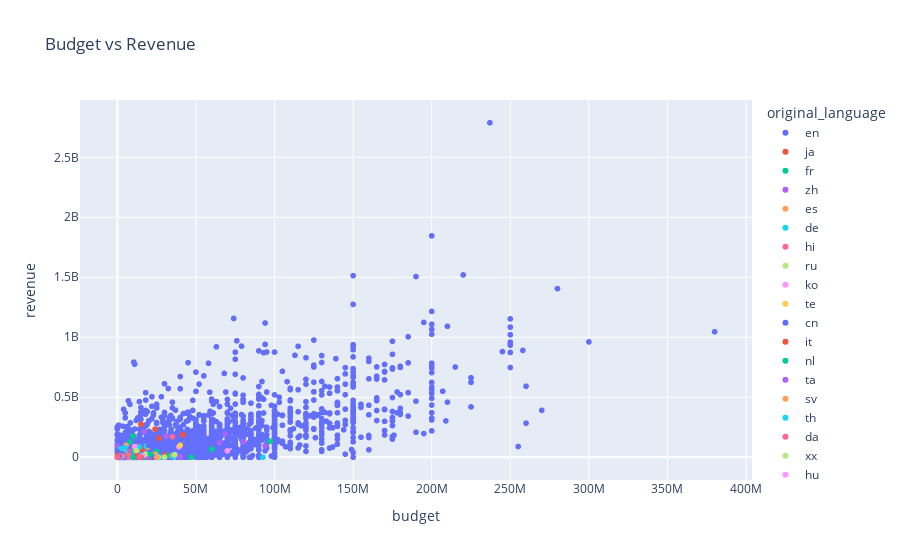

Notebook code cell kept with this figure:
### Code cell
import plotly.express as px

fig = px.scatter(
    movies,
    x='budget',
    y='revenue',
    color='original_language',
    title='Budget vs Revenue'
)
fig.show()

### Figure 1 — Plotly figure (JSON) as saved in the notebook; plotly's stock layout.template omitted (floating-point values rounded to 4 significant figures; data arrays with more than 128 entries replaced by an {"elided": "..."} marker saying what was removed)
{"data": [{"hovertemplate": "original_language=en<br>budget=%{x}<br>revenue=%{y}<extra></extra>", "legendgroup": "en", "marker": {"color": "#636efa", "symbol": "circle"}, "mode": "markers", "name": "en", "showlegend": true, "type": "scattergl", "x": {"elided": "4505 int values"}, "xaxis": "x", "y": {"elided": "4505 int values"}, "yaxis": "y"}, {"hovertemplate": "original_language=ja<br>budget=%{x}<br>revenue=%{y}<extra></extra>", "legendgroup": "ja", "marker": {"color": "#EF553B", "symbol": "circle"}, "mode": "markers", "name": "ja", "showlegend": true, "type": "scattergl", "x": [15000000, 41677699, 30000000, 24000000, 26500000, 20000000, 15000000, 12000000, 12000000, 0, 8000000, 5500000, 16000000, 1000000, 2000000, 20000], "xaxis": "x", "y": [77000000, 187479518, 17137302, 234710455, 159375308, 0, 274925095, 15250000, 11212294, 0, 553171, 0, 68411275, 10037390, 271841, 99000], "yaxis": "y"}, {"hovertemplate": "original_language=fr<br>budget=%{x}<br>revenue=%{y}<extra></extra>", "legendgroup": "fr", "marker": {"color": "#00cc96", "symbol": "circle"}, "mode": "markers", "name": "fr", "showlegend": true, "type": "scattergl", "x": [97250400, 0, 47000000, 60000000, 33000000, 0, 10000000, 25000000, 0, 35866397, 0, 25000000, 0, 0, 22000000, 0, 0, 0, 18000000, 15000000, 11000000, 15300000, 12000000, 10000000, 14000000, 0, 0, 13000000, 12516654, 11000000, 0, 8900000, 6000000, 0, 0, 8000000, 8000000, 8000000, 7700000, 0, 7300000, 0, 6800000, 0, 5300000, 0, 3850000, 0, 8000000, 4000000, 0, 4600000, 0, 8000000, 0, 0, 0, 8000000, 2000000, 0, 0, 0, 1344000, 0, 522360, 0, 0, 300000, 120000, 0], "xaxis": "x", "y": [132900000, 0, 0, 66976317, 14000000, 0, 173921954, 0, 0, 20217080, 0, 48531470, 0, 0, 17709155, 0, 0, 0, 1831348, 0, 53191886, 0, 9584131, 17511906, 19777647, 0, 0, 4857367, 8109160, 0, 0, 19839492, 14348529, 0, 20374201, 12671300, 0, 2019009, 0, 0, 0, 0, 7103838, 0, 3897799, 0, 0, 792, 3432342, 41424067, 0, 0, 0, 127392239, 28814580, 0, 0, 1477676, 390659, 0, 0, 0, 0, 0, 0, 0, 0, 0, 0, 0], "yaxis": "y"}, {"hovertemplate": "original_language=zh<br>budget=%{x}<br>revenue=%{y}<extra></extra>", "legendgroup": "zh", "marker": {"color": "#ab63fa", "symbol": "circle"}, "mode": "markers", "name": "zh", "showlegend": true, "type": "scattergl", "x": [94000000, 65000000, 68490000, 110, 31000000, 40000000, 80341000, 3860000, 40000000, 0, 30000000, 40000000, 0, 17000000, 15000000, 15000000, 12000000, 0, 12000000, 0, 12000000, 19000000, 0, 0, 0, 0, 0], "xaxis": "x", "y": [95311434, 121545703, 193677158, 0, 177394432, 0, 127814609, 64076736, 0, 0, 108348, 7400000, 0, 213525736, 632542, 0, 0, 92863945, 19271312, 0, 10652498, 2570000, 0, 0, 0, 0, 0], "yaxis": "y"}, {"hovertemplate": "original_language=es<br>budget=%{x}<br>revenue=%{y}<extra></extra>", "legendgroup": "es", "marker": {"color": "#FFA15A", "symbol": "circle"}, "mode": "markers", "name": "es", "showlegend": true, "type": "scattergl", "x": [8000000, 0, 35000000, 24000000, 22000000, 19000000, 0, 12806000, 10000000, 12899867, 5600000, 5500000, 5000000, 5000000, 0, 0, 4000000, 2000000, 0, 0, 3000000, 2600000, 1500000, 2000000, 1800000, 0, 1500000, 1400000, 1300000, 1000000, 0, 220000], "xaxis": "x", "y": [0, 25147786, 10496317, 23321954, 24000000, 83258226, 0, 38535221, 0, 85582407, 18469680, 99067206, 33616692, 0, 0, 44000000, 146402, 33965843, 0, 0, 0, 553198, 30448000, 20908467, 0, 23311391, 0, 0, 0, 0, 0, 2040920], "yaxis": "y"}, {"hovertemplate": "original_language=de<br>budget=%{x}<br>revenue=%{y}<extra></extra>", "legendgroup": "de", "marker": {"color": "#19d3f3", "symbol": "circle"}, "mode": "markers", "name": "de", "showlegend": true, "type": "scattergl", "x": [0, 36000000, 0, 27000000, 15238800, 92620000, 18339750, 14000000, 7500000, 0, 0, 4800000, 0, 5000000, 0, 2700000, 0, 2500000, 0, 2000000, 0, 1530000, 1500000, 1000000, 913000, 0, 0], "xaxis": "x", "y": [0, 3003296, 0, 0, 0, 650422, 92180910, 85000000, 19000000, 0, 0, 79384880, 0, 17872796, 0, 0, 0, 0, 0, 70000000, 0, 7267585, 0, 0, 0, 0, 2611555], "yaxis": "y"}, {"hovertemplate": "original_language=hi<br>budget=%{x}<br>revenue=%{y}<extra></extra>", "legendgroup": "hi", "marker": {"color": "#FF6692", "symbol": "circle"}, "mode": "markers", "name": "hi", "showlegend": true, "type": "scattergl", "x": [0, 7400000, 0, 0, 0, 7700000, 0, 7000000, 2200000, 0, 0, 4500000, 0, 1000000, 0, 0, 1250000, 1000000, 550000], "xaxis": "x", "y": [528972, 17000000, 0, 0, 0, 46000000, 0, 29385320, 11502151, 0, 0, 32000000, 222000, 4235151, 0, 0, 0, 623791, 0], "yaxis": "y"}, {"hovertemplate": "original_language=ru<br>budget=%{x}<br>revenue=%{y}<extra></extra>", "legendgroup": "ru", "marker": {"color": "#B6E880", "symbol": "circle"}, "mode": "markers", "name": "ru", "showlegend": true, "type": "scattergl", "x": [0, 36500000, 30000000, 26000000, 25000000, 18000000, 0, 7000000, 7000000, 4200000, 0], "xaxis": "x", "y": [0, 21834845, 0, 0, 6500000, 26527510, 0, 1310673, 12400000, 32000000, 4037782], "yaxis": "y"}, {"hovertemplate": "original_language=ko<br>budget=%{x}<br>revenue=%{y}<extra></extra>", "legendgroup": "ko", "marker": {"color": "#FF97FF", "symbol": "circle"}, "mode": "markers", "name": "ko", "showlegend": true, "type": "scattergl", "x": [39200000, 70000000, 16000000, 0, 0, 11000000, 10000000, 0, 8000000, 0, 3000000], "xaxis": "x", "y": [86758912, 53587404, 11301649, 0, 15, 88489643, 0, 0, 0, 23803308, 14980005], "yaxis": "y"}, {"hovertemplate": "original_language=te<br>budget=%{x}<br>revenue=%{y}<extra></extra>", "legendgroup": "te", "marker": {"color": "#FECB52", "symbol": "circle"}, "mode": "markers", "name": "te", "showlegend": true, "type": "scattergl", "x": [40000000], "xaxis": "x", "y": [100000000], "yaxis": "y"}, {"hovertemplate": "original_language=cn<br>budget=%{x}<br>revenue=%{y}<extra></extra>", "legendgroup": "cn", "marker": {"color": "#636efa", "symbol": "circle"}, "mode": "markers", "name": "cn", "showlegend": true, "type": "scattergl", "x": [36000000, 25000000, 23000000, 20000000, 0, 0, 0, 7500000, 0, 12716953, 4500000, 0], "xaxis": "x", "y": [156844753, 0, 5837674, 100914445, 47301471, 0, 42776760, 32392047, 0, 18814720, 0, 0], "yaxis": "y"}, {"hovertemplate": "original_language=it<br>budget=%{x}<br>revenue=%{y}<extra></extra>", "legendgroup": "it", "marker": {"color": "#EF553B", "symbol": "circle"}, "mode": "markers", "name": "it", "showlegend": true, "type": "scattergl", "x": [30, 15000000, 12400000, 0, 0, 7000000, 0, 5000000, 1200000, 750000, 0, 0, 0, 200000], "xaxis": "x", "y": [103, 0, 8371085, 0, 0, 8220215, 0, 5321508, 6000000, 0, 0, 0, 0, 14500000], "yaxis": "y"}, {"hovertemplate": "original_language=nl<br>budget=%{x}<br>revenue=%{y}<extra></extra>", "legendgroup": "nl", "marker": {"color": "#00cc96", "symbol": "circle"}, "mode": "markers", "name": "nl", "showlegend": true, "type": "scattergl", "x": [21000000, 4000000, 4500000, 0], "xaxis": "x", "y": [26193068, 530048, 0, 0], "yaxis": "y"}, {"hovertemplate": "original_language=ta<br>budget=%{x}<br>revenue=%{y}<extra></extra>", "legendgroup": "ta", "marker": {"color": "#ab63fa", "symbol": "circle"}, "mode": "markers", "name": "ta", "showlegend": true, "type": "scattergl", "x": [0, 0], "xaxis": "x", "y": [0, 0], "yaxis": "y"}, {"hovertemplate": "original_language=sv<br>budget=%{x}<br>revenue=%{y}<extra></extra>", "legendgroup": "sv", "marker": {"color": "#FFA15A", "symbol": "circle"}, "mode": "markers", "name": "sv", "showlegend": true, "type": "scattergl", "x": [25000000, 0, 0, 0, 0], "xaxis": "x", "y": [0, 0, 0, 0, 0], "yaxis": "y"}, {"hovertemplate": "original_language=th<br>budget=%{x}<br>revenue=%{y}<extra></extra>", "legendgroup": "th", "marker": {"color": "#19d3f3", "symbol": "circle"}, "mode": "markers", "name": "th", "showlegend": true, "type": "scattergl", "x": [8500000, 0, 6000000], "xaxis": "x", "y": [8936663, 0, 27165581], "yaxis": "y"}, {"hovertemplate": "original_language=da<br>budget=%{x}<br>revenue=%{y}<extra></extra>", "legendgroup": "da", "marker": {"color": "#FF6692", "symbol": "circle"}, "mode": "markers", "name": "da", "showlegend": true, "type": "scattergl", "x": [14200000, 7400000, 6500000, 3800000, 1300000, 35000000, 0], "xaxis": "x", "y": [674918, 21817298, 0, 16800000, 0, 170000000, 0], "yaxis": "y"}, {"hovertemplate": "original_language=xx<br>budget=%{x}<br>revenue=%{y}<extra></extra>", "legendgroup": "xx", "marker": {"color": "#B6E880", "symbol": "circle"}, "mode": "markers", "name": "xx", "showlegend": true, "type": "scattergl", "x": [12000000], "xaxis": "x", "y": [55260558], "yaxis": "y"}, {"hovertemplate": "original_language=hu<br>budget=%{x}<br>revenue=%{y}<extra></extra>", "legendgroup": "hu", "marker": {"color": "#FF97FF", "symbol": "circle"}, "mode": "markers", "name": "hu", "showlegend": true, "type": "scattergl", "x": [0], "xaxis": "x", "y": [0], "yaxis": "y"}, {"hovertemplate": "original_language=cs<br>budget=%{x}<br>revenue=%{y}<extra></extra>", "legendgroup": "cs", "marker": {"color": "#FECB52", "symbol": "circle"}, "mode": "markers", "name": "cs", "showlegend": true, "type": "scattergl", "x": [0, 0], "xaxis": "x", "y": [0, 0], "yaxis": "y"}, {"hovertemplate": "original_language=pt<br>budget=%{x}<br>revenue=%{y}<extra></extra>", "legendgroup": "pt", "marker": {"color": "#636efa", "symbol": "circle"}, "mode": "markers", "name": "pt", "showlegend": true, "type": "scattergl", "x": [0, 4000000, 0, 0, 3300000, 2900000, 0, 0, 0], "xaxis": "x", "y": [0, 0, 0, 0, 30641770, 5596708, 0, 0, 0], "yaxis": "y"}, {"hovertemplate": "original_language=is<br>budget=%{x}<br>revenue=%{y}<extra></extra>", "legendgroup": "is", "marker": {"color": "#EF553B", "symbol": "circle"}, "mode": "markers", "name": "is", "showlegend": true, "type": "scattergl", "x": [10], "xaxis": "x", "y": [11], "yaxis": "y"}, {"hovertemplate": "original_language=tr<br>budget=%{x}<br>revenue=%{y}<extra></extra>", "legendgroup": "tr", "marker": {"color": "#00cc96", "symbol": "circle"}, "mode": "markers", "name": "tr", "showlegend": true, "type": "scattergl", "x": [10000000], "xaxis": "x", "y": [0], "yaxis": "y"}, {"hovertemplate": "original_language=nb<br>budget=%{x}<br>revenue=%{y}<extra></extra>", "legendgroup": "nb", "marker": {"color": "#ab63fa", "symbol": "circle"}, "mode": "markers", "name": "nb", "showlegend": true, "type": "scattergl", "x": [3500000], "xaxis": "x", "y": [4159678], "yaxis": "y"}, {"hovertemplate": "original_language=af<br>budget=%{x}<br>revenue=%{y}<extra></extra>", "legendgroup": "af", "marker": {"color": "#FFA15A", "symbol": "circle"}, "mode": "markers", "name": "af", "showlegend": true, "type": "scattergl", "x": [3000000], "xaxis": "x", "y": [9879971], "yaxis": "y"}, {"hovertemplate": "original_language=pl<br>budget=%{x}<br>revenue=%{y}<extra></extra>", "legendgroup": "pl", "marker": {"color": "#19d3f3", "symbol": "circle"}, "mode": "markers", "name": "pl", "showlegend": true, "type": "scattergl", "x": [2159280], "xaxis": "x", "y": [10700000], "yaxis": "y"}, {"hovertemplate": "original_language=he<br>budget=%{x}<br>revenue=%{y}<extra></extra>", "legendgroup": "he", "marker": {"color": "#FF6692", "symbol": "circle"}, "mode": "markers", "name": "he", "showlegend": true, "type": "scattergl", "x": [2000000, 0, 0], "xaxis": "x", "y": [11125849, 0, 0], "yaxis": "y"}, {"hovertemplate": "original_language=ar<br>budget=%{x}<br>revenue=%{y}<extra></extra>", "legendgroup": "ar", "marker": {"color": "#B6E880", "symbol": "circle"}, "mode": "markers", "name": "ar", "showlegend": true, "type": "scattergl", "x": [0, 0], "xaxis": "x", "y": [0, 0], "yaxis": "y"}, {"hovertemplate": "original_language=vi<br>budget=%{x}<br>revenue=%{y}<extra></extra>", "legendgroup": "vi", "marker": {"color": "#FF97FF", "symbol": "circle"}, "mode": "markers", "name": "vi", "showlegend": true, "type": "scattergl", "x": [1300000], "xaxis": "x", "y": [639000], "yaxis": "y"}, {"hovertemplate": "original_language=ky<br>budget=%{x}<br>revenue=%{y}<extra></extra>", "legendgroup": "ky", "marker": {"color": "#FECB52", "symbol": "circle"}, "mode": "markers", "name": "ky", "showlegend": true, "type": "scattergl", "x": [0], "xaxis": "x", "y": [0], "yaxis": "y"}, {"hovertemplate": "original_language=id<br>budget=%{x}<br>revenue=%{y}<extra></extra>", "legendgroup": "id", "marker": {"color": "#636efa", "symbol": "circle"}, "mode": "markers", "name": "id", "showlegend": true, "type": "scattergl", "x": [1100000, 1000000], "xaxis": "x", "y": [4105187, 444575], "yaxis": "y"}, {"hovertemplate": "original_language=ro<br>budget=%{x}<br>revenue=%{y}<extra></extra>", "legendgroup": "ro", "marker": {"color": "#EF553B", "symbol": "circle"}, "mode": "markers", "name": "ro", "showlegend": true, "type": "scattergl", "x": [852510, 0], "xaxis": "x", "y": [1185783, 0], "yaxis": "y"}, {"hovertemplate": "original_language=fa<br>budget=%{x}<br>revenue=%{y}<extra></extra>", "legendgroup": "fa", "marker": {"color": "#00cc96", "symbol": "circle"}, "mode": "markers", "name": "fa", "showlegend": true, "type": "scattergl", "x": [0, 800000, 180000, 0], "xaxis": "x", "y": [0, 0, 900000, 0], "yaxis": "y"}, {"hovertemplate": "original_language=no<br>budget=%{x}<br>revenue=%{y}<extra></extra>", "legendgroup": "no", "marker": {"color": "#ab63fa", "symbol": "circle"}, "mode": "markers", "name": "no", "showlegend": true, "type": "scattergl", "x": [800000], "xaxis": "x", "y": [1984662], "yaxis": "y"}, {"hovertemplate": "original_language=sl<br>budget=%{x}<br>revenue=%{y}<extra></extra>", "legendgroup": "sl", "marker": {"color": "#FFA15A", "symbol": "circle"}, "mode": "markers", "name": "sl", "showlegend": true, "type": "scattergl", "x": [0], "xaxis": "x", "y": [0], "yaxis": "y"}, {"hovertemplate": "original_language=ps<br>budget=%{x}<br>revenue=%{y}<extra></extra>", "legendgroup": "ps", "marker": {"color": "#19d3f3", "symbol": "circle"}, "mode": "markers", "name": "ps", "showlegend": true, "type": "scattergl", "x": [46000], "xaxis": "x", "y": [0], "yaxis": "y"}, {"hovertemplate": "original_language=el<br>budget=%{x}<br>revenue=%{y}<extra></extra>", "legendgroup": "el", "marker": {"color": "#FF6692", "symbol": "circle"}, "mode": "markers", "name": "el", "showlegend": true, "type": "scattergl", "x": [0], "xaxis": "x", "y": [110197], "yaxis": "y"}], "layout": {"legend": {"title": {"text": "original_language"}, "tracegroupgap": 0}, "title": {"text": "Budget vs Revenue"}, "xaxis": {"anchor": "y", "domain": [0, 1], "title": {"text": "budget"}}, "yaxis": {"anchor": "x", "domain": [0, 1], "title": {"text": "revenue"}}}}
